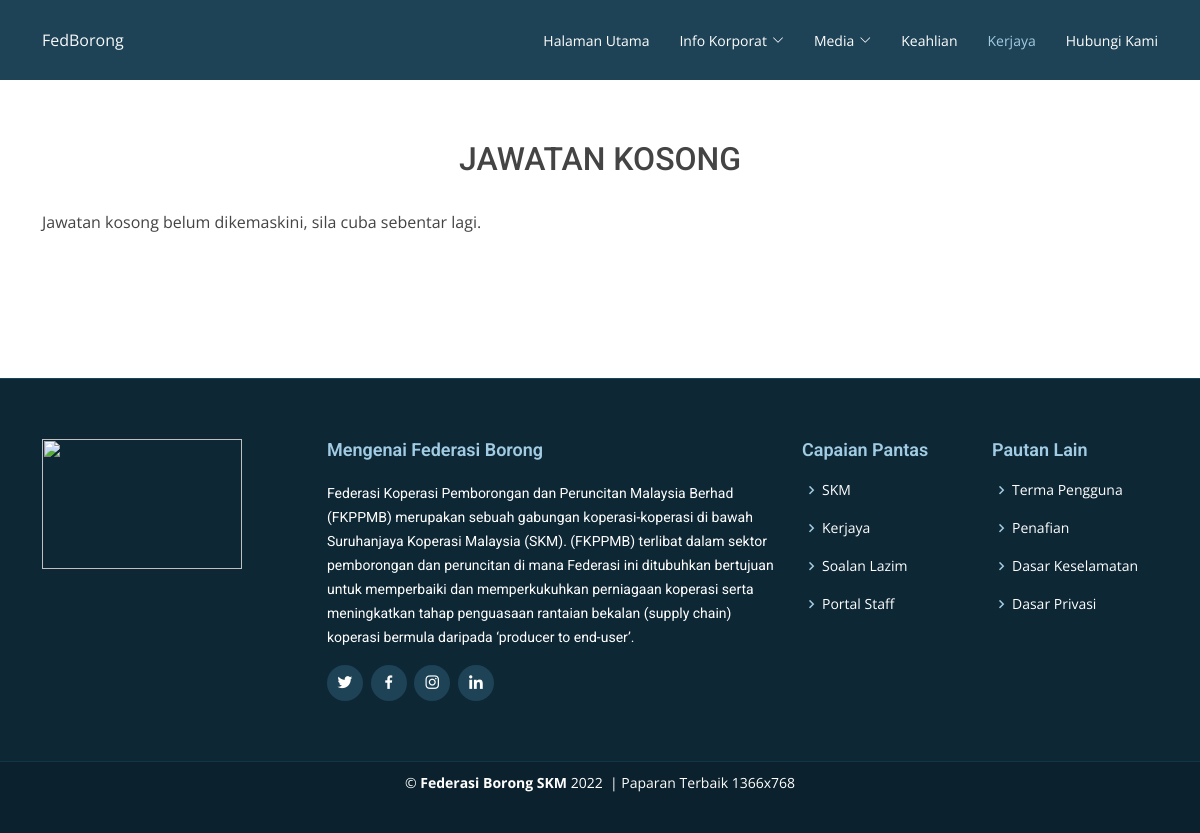
Page /career.php on the earlier database version.
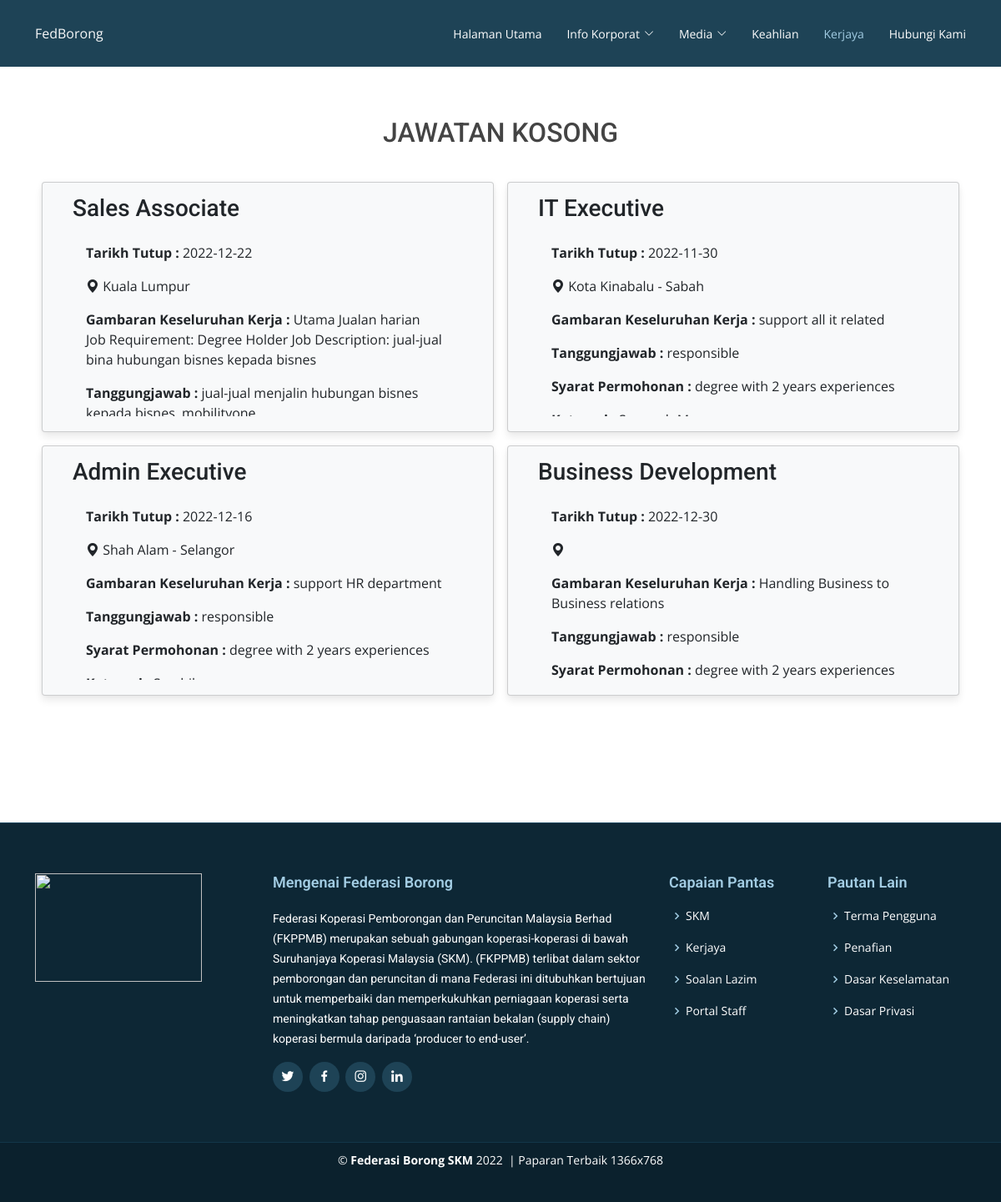
Same page on the later database version.
### tables this page shows
CREATE TABLE `jawatan` (
  `id` int(12) NOT NULL,
  `job` text NOT NULL,
  `overview` longtext NOT NULL,
  `responsibilities` mediumtext NOT NULL,
  `requirements` mediumtext NOT NULL,
  `date` date NOT NULL,
  `location` varchar(255) NOT NULL,
  `salary` varchar(30) NOT NULL,
  `category` tinyint(4) NOT NULL
);

### careerdisplay.php (the view, shortened to what this page needs)
	<div class="portfolio">
	<div class="container">
    <div class="row">
	<?php
$result = mysqli_query($conn,"SELECT * FROM jawatan");
if(mysqli_num_rows($result) > 0){
    while($row= $result->fetch_assoc()):
		$oview = $row['overview'];
		$resp = $row['responsibilities'];
		$req = $row['requirements'];
		$ctgy = $row['category'];
		$loca = $row['location'];
		$date = $row['date'];
		?>
	<div class="col-lg-6 col-md-6 p-2">
		<div class="card bg-light text-dark ">
			<h3 class="card-title "><?php echo ucwords($row['job']) ?></h3>
			<div class="card-body stuck">
				<p><b>Tarikh Tutup : </b><?php echo $date; ?></p>
				<p class="text-left"><b><i class="bi bi-geo-alt-fill"></i></b> <?php echo $loca; ?></p>
				<p class="text-left"><b>Gambaran Keseluruhan Kerja :</b> <?php echo $oview; ?></p>
				<p class="text-left"><b>Tanggungjawab :</b> <?php echo $resp; ?></p>
				<p class="text-left"><b>Syarat Permohonan :</b> <?php echo $req; ?></p>
				<p class="text-left"><b>Kategori :</b>
				<?php
						switch ($ctgy) {
							case '1':
								echo "<span> Eksekutif</span>";
								break;
							case '2':
								echo "<span> Sepenuh Masa</span>";
								break;
							case '3':
								echo "<span>Sambilan</span>";
								break;
							default:
								echo "<span class=''>Tidak ditetapkan</span>";
								break;
						}
						?></p>
			</div>
		</div>
	</div>
	  <?php endwhile; mysqli_close($conn);
		} else {
			echo "Jawatan kosong belum dikemaskini, sila cuba sebentar lagi.";
		}
		?>
    </div>
	</div>
  </div>
  <br>

Differences in the rows shown:
added jawatan: job "Sales Associate", date "2022-12-22", location "Kuala Lumpur", overview "Utama Jualan harian Job Requirement: Degree Holder Job Description: jual-jual bina hubungan bisnes kepada bisnes", responsibilities "jual-jual menjalin hubungan bisnes…"
added jawatan: job "IT Executive", date "2022-11-30", location "Kota Kinabalu - Sabah", overview "support all it related", responsibilities "responsible", requirements "degree with 2 years experiences", category "Sepenuh Masa"
added jawatan: job "Admin Executive", date "2022-12-16", location "Shah Alam - Selangor", overview "support HR department", responsibilities "responsible", requirements "degree with 2 years experiences", category "Sambilan"
added jawatan: job "Business Development", date "2022-12-30", overview "Handling Business to Business relations", responsibilities "responsible", requirements "degree with 2 years experiences"
Other differences:
text no longer shown: "Jawatan kosong belum dikemaskini, sila cuba sebentar lagi."
